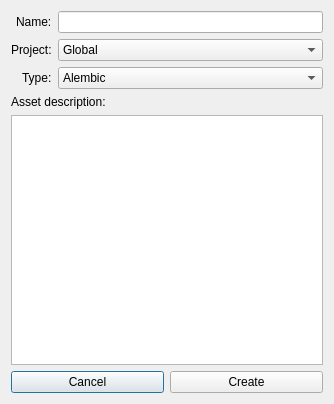
<?xml version="1.0" encoding="UTF-8"?>
<ui version="4.0">
 <class>NewAsset</class>
 <widget class="QDialog" name="NewAsset">
  <property name="windowModality">
   <enum>Qt::NonModal</enum>
  </property>
  <property name="geometry">
   <rect>
    <x>0</x>
    <y>0</y>
    <width>334</width>
    <height>404</height>
   </rect>
  </property>
  <property name="maximumSize">
   <size>
    <width>340</width>
    <height>410</height>
   </size>
  </property>
  <property name="windowTitle">
   <string>New Asset</string>
  </property>
  <layout class="QGridLayout" name="gridLayout">
   <item row="0" column="0">
    <layout class="QVBoxLayout" name="lyt_main">
     <item>
      <layout class="QFormLayout" name="formLayout">
       <property name="labelAlignment">
        <set>Qt::AlignRight|Qt::AlignTrailing|Qt::AlignVCenter</set>
       </property>
       <item row="0" column="0">
        <widget class="QLabel" name="label_2">
         <property name="text">
          <string>Name:</string>
         </property>
        </widget>
       </item>
       <item row="0" column="1">
        <widget class="QLineEdit" name="ln_name"/>
       </item>
       <item row="2" column="0">
        <widget class="QLabel" name="label_3">
         <property name="text">
          <string>Project:</string>
         </property>
        </widget>
       </item>
       <item row="2" column="1">
        <widget class="QComboBox" name="cb_project">
         <item>
          <property name="text">
           <string>Global</string>
          </property>
         </item>
         <item>
          <property name="text">
           <string>Project1</string>
          </property>
         </item>
         <item>
          <property name="text">
           <string>Project2</string>
          </property>
         </item>
         <item>
          <property name="text">
           <string>Project3</string>
          </property>
         </item>
        </widget>
       </item>
       <item row="3" column="1">
        <layout class="QVBoxLayout" name="verticalLayout_2">
         <item>
          <widget class="QComboBox" name="cb_type">
           <item>
            <property name="text">
             <string>Alembic</string>
            </property>
           </item>
           <item>
            <property name="text">
             <string>Obj</string>
            </property>
           </item>
           <item>
            <property name="text">
             <string>FBX</string>
            </property>
           </item>
           <item>
            <property name="text">
             <string>Bgeo</string>
            </property>
           </item>
          </widget>
         </item>
        </layout>
       </item>
       <item row="3" column="0">
        <widget class="QLabel" name="label">
         <property name="text">
          <string>Type:</string>
         </property>
        </widget>
       </item>
      </layout>
     </item>
     <item>
      <widget class="QLabel" name="label_4">
       <property name="text">
        <string>Asset description:</string>
       </property>
      </widget>
     </item>
     <item>
      <widget class="QTextEdit" name="txt_description"/>
     </item>
     <item>
      <layout class="QHBoxLayout" name="horizontalLayout">
       <item>
        <widget class="QPushButton" name="btn_cancel">
         <property name="text">
          <string>Cancel</string>
         </property>
        </widget>
       </item>
       <item>
        <widget class="QPushButton" name="btn_create">
         <property name="text">
          <string>Create</string>
         </property>
        </widget>
       </item>
      </layout>
     </item>
    </layout>
   </item>
  </layout>
 </widget>
 <resources/>
 <connections/>
</ui>
